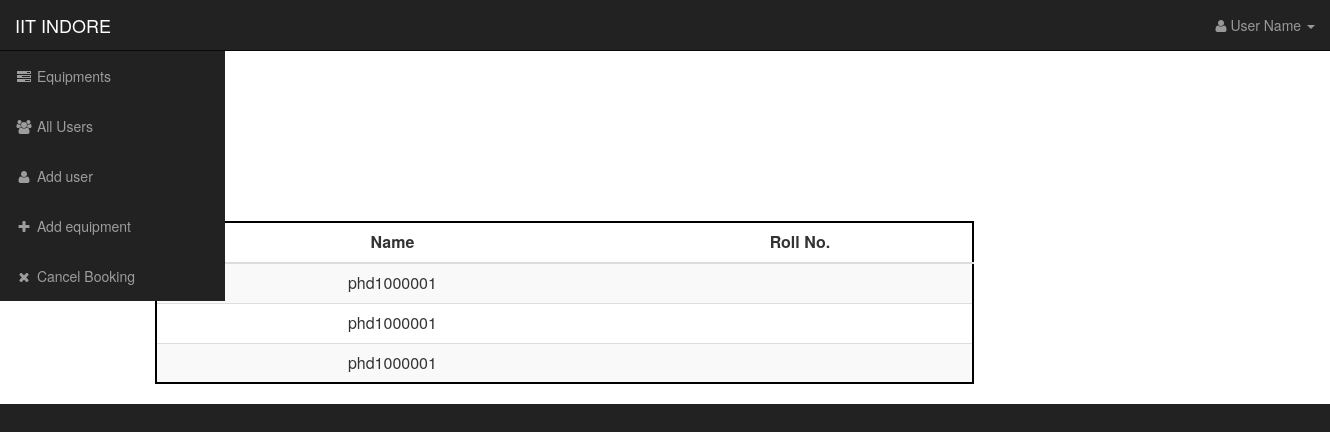
Page /main/addaccount.php on the earlier database version.
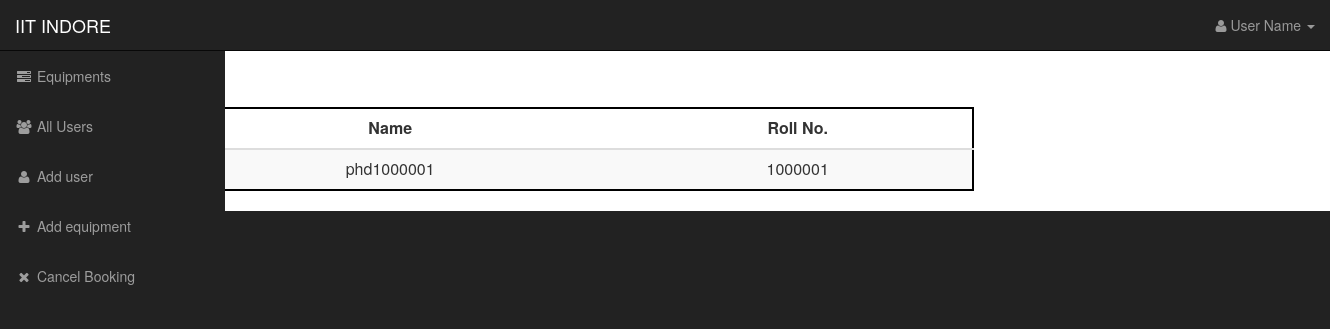
Same page on the later database version.
### tables this page shows
CREATE TABLE IF NOT EXISTS `addusers` (
  `id` int(10) NOT NULL AUTO_INCREMENT,
  `name` varchar(100) NOT NULL,
  `password` varchar(500) NOT NULL,
  `email` varchar(100) DEFAULT NULL,
  `photo` varchar(200) DEFAULT NULL,
  `tempaddress` text,
  `peraddress` text,
  `phoneno` varchar(10) DEFAULT NULL,
  `rollno` varchar(9) DEFAULT NULL,
  PRIMARY KEY (`id`,`name`)
);

### main/addaccount.php (the view, shortened to what this page needs)
<?php
include_once("common/base.php");
include_once("common/head.php");
include_once("common/navbar_top_side.php");
?>
<div id="page-wrapper">
<div class="container huge">
<div class="row">
<?php
	$sql="SELECT * from addusers";
	try{$stmt=$db->query($sql);}
	catch(PDOException $e) {echo "<div>ERROR: ".$e->getMessage()."</div>";}
?>
<table class="table table-striped">
	<thead>
	<tr>
		<th>Name</th>
		<th>Roll No.</th>
	</tr>
	</thead>
	<tbody>
<?php
	while($row = $stmt->fetch(PDO::FETCH_ASSOC)){
		echo "<br /><tr><td>".$row['name']."</td><td>".$row['rollno']."</td></tr>";
            }
?>
	</tbody>
</table>
</div>
</div>
</div>
<?php
include_once("common/close.php");
?>

### common/navbar_top_side.php (shortened to what this page needs)
<body>
    <div class="page-wrapper">
        <nav class="navbar navbar-inverse navbar-fixed-top" role="navigation">
            <div class="navbar-header">
                <a class="navbar-brand" href="index.html">IIT INDORE</a>
            </div>
            <ul class="nav navbar-right top-nav">
                <li class="dropdown">
                    <a href="#" class="dropdown-toggle" data-toggle="dropdown"><i class="fa fa-user"></i>  User Name <b class="caret"></b></a>
                </li>
            </ul>
            <div class="collapse navbar-collapse navbar-ex1-collapse">
                <ul class="nav navbar-nav side-nav">
                    <li>
                        <a href="index.php"><i class="fa fa-fw fa-tasks"></i> Equipments</a>
                    </li>
                    <li>
                        <a href="allusers.php"><i class="fa fa-fw fa-users"></i> All Users</a>
                    </li>
                    <li>
                        <a href="addaccount.php"><i class="fa fa-fw fa-user"></i> Add user</a>
                    </li>
                    <li>
                        <a href="addequipment.php"><i class="fa fa-fw fa-plus"></i> Add equipment</a>
                    </li>
                    <li>
                        <a href="#"><i class="fa fa-fw fa-remove"></i> Cancel Booking</a>
                    </li>
                </ul>
            </div>
        </nav>

Differences in the rows shown:
removed addusers: name "phd1000001"
removed addusers: name "phd1000001"
changed addusers "phd1000001": rollno (not shown) → "1000001"
